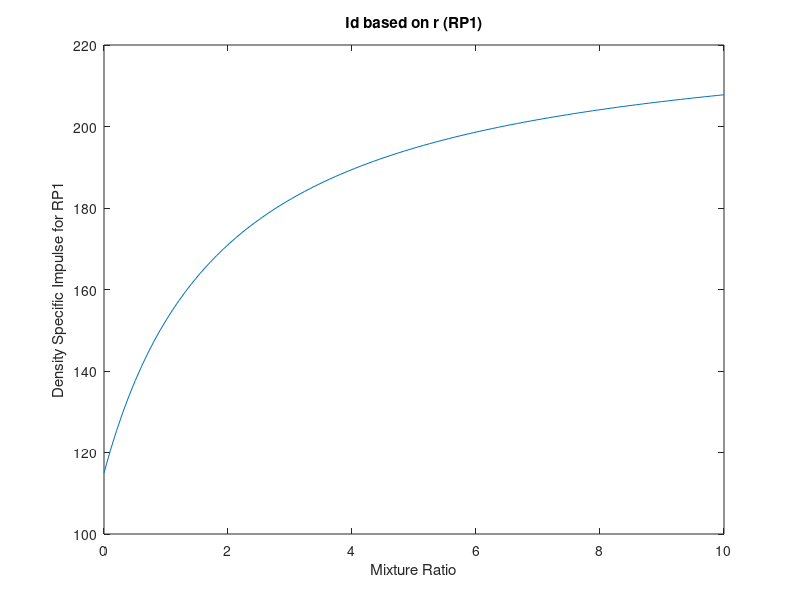
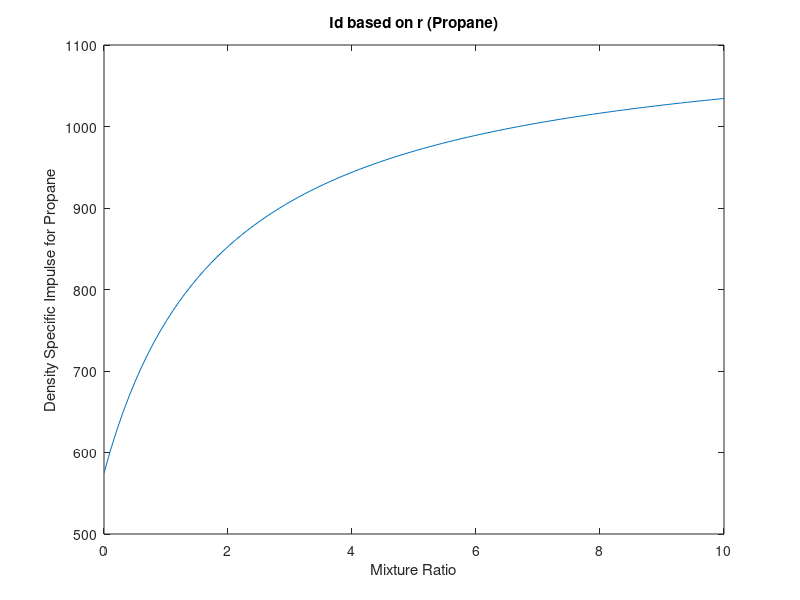
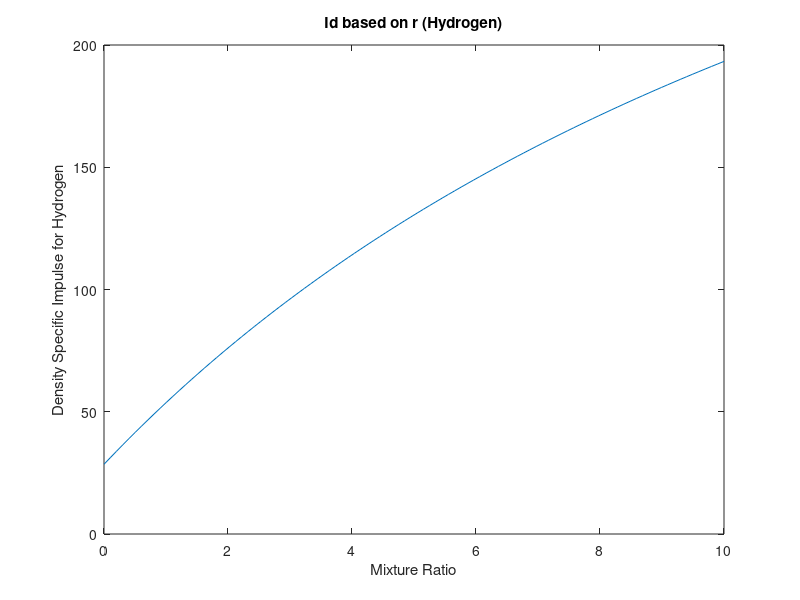

MATLAB code to generate these figures, in order:
% Zane Grothe
% AERO 6530
% HW 3
% 2/21/22

clear all
close all
clc

% Problem 1 ~~~~~~~~~~~~~~~~~~~~

% Molecular Weights (g/mol)
MW_RP1=175;
MW_Prop=44;

% Heats of Formations (kJ/mol)
Hf_CO2=-393.522;
Hf_H2O=-241.827;
Hf_RP1=-1.67*MW_RP1;
Hf_O2=0;
Hf_Prop=-103.6;

% Heat of Vaporization (kJ/mol)
Hv_Prop=335.4/1000*MW_Prop;

% Heat of Reactions (kJ)
HR_RP1=(1*Hf_CO2+.95*Hf_H2O)-(1*Hf_RP1+1.475*Hf_O2);
HR_Prop=(3*Hf_CO2+4*Hf_H2O)-(1*(Hf_Prop+Hv_Prop)+5*Hf_O2);

% Enthalpies from STANJAN (J/kg)
h0_H=-3.48*10^5;
he_H=-8.11*10^6;

% Per unit mass (J/kg)
hR_RP1=abs(HR_RP1)/MW_RP1*10^6;
hR_Prop=abs(HR_Prop)/MW_Prop*10^6;

% Specific Impulses (s)
ue_RP1=sqrt(2*hR_RP1); % (m/s)
Isp_RP1=ue_RP1/9.81;

ue_Prop=sqrt(2*hR_Prop); % (m/s)
Isp_Prop=ue_Prop/9.81;

ue_H=sqrt(2*(h0_H-he_H)); % (m/s)
Isp_H=ue_H/9.81;

% Mixture Ratio
r=linspace(0,10);

% Specific Gravities
Rho_O=1.14;
Rho_RP1=0.58;
Rho_Prop=0.583;
Rho_H=0.071;

% Average Specific Gravity
Rho_av_RP1_O=(Rho_O*Rho_RP1*(1+r))./(r.*Rho_RP1+Rho_O);
Rho_av_Prop_O=(Rho_O*Rho_Prop*(1+r))./(r.*Rho_Prop+Rho_O);
Rho_av_H_O=(Rho_O*Rho_H*(1+r))./(r.*Rho_H+Rho_O);

% Density Specitic Impulses (s)
Id_RP1=Isp_RP1*Rho_av_RP1_O;
Id_Prop=Isp_Prop*Rho_av_Prop_O;
Id_H=Isp_H*Rho_av_H_O;

% Plots
figure(1)
plot(r,Id_RP1)
xlabel('Mixture Ratio')
ylabel('Density Specific Impulse for RP1')
title('Id based on r (RP1)')

figure(2)
plot(r,Id_Prop)
xlabel('Mixture Ratio')
ylabel('Density Specific Impulse for Propane')
title('Id based on r (Propane)')

figure(3)
plot(r,Id_H)
xlabel('Mixture Ratio')
ylabel('Density Specific Impulse for Hydrogen')
title('Id based on r (Hydrogen)')


